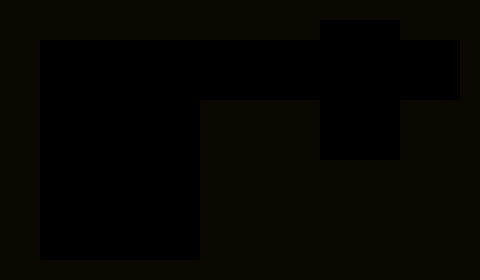

Tiled map render using the project's own tile images. Description and the whole map definition, tile-layer contents included, below:
An orthogonal 24x14 tile map with 20x20 px tiles, 3 tile layers (tilesbg, tiles, ooze) and 3 objects (player, goal, sign).

<map version="1.0" orientation="orthogonal" renderorder="right-down" width="24" height="14" tilewidth="20" tileheight="20" nextobjectid="7">
 <tileset firstgid="1" name="tilesnew" tilewidth="20" tileheight="20" tilecount="200">
  <image source="../images/tilesnew.png" width="200" height="400" />
  <terraintypes>
   <terrain name="terrain" tile="-1" />
   <terrain name="Stone" tile="84" />
   <terrain name="Black" tile="94" />
  </terraintypes>
  <tile id="0" terrain="2,2,2,2" />
  <tile id="5" terrain="2,2,2,1" />
  <tile id="6" terrain="2,2,1,1" />
  <tile id="7" terrain="2,2,1,2" />
  <tile id="8" terrain="1,1,1,2" />
  <tile id="9" terrain="1,1,2,1" />
  <tile id="15" terrain="2,1,2,1" />
  <tile id="16" terrain="1,1,1,1" />
  <tile id="17" terrain="1,2,1,2" />
  <tile id="18" terrain="1,2,1,1" />
  <tile id="19" terrain="2,1,1,1" />
  <tile id="25" terrain="2,1,2,2" />
  <tile id="26" terrain="1,1,2,2" />
  <tile id="27" terrain="1,2,2,2" />
 </tileset>
 <layer name="tilesbg" width="24" height="14">
  <data encoding="csv">
0,0,0,0,0,0,0,0,0,0,0,0,0,0,0,0,0,0,0,0,0,0,0,0,
0,0,0,0,0,0,0,0,0,0,0,0,0,0,0,0,0,0,0,0,0,0,0,0,
0,0,0,0,0,0,0,0,0,0,0,0,0,0,0,0,0,0,0,0,0,0,0,0,
0,0,0,0,0,0,0,0,0,0,0,0,0,0,0,0,0,0,0,0,0,0,0,0,
0,0,0,0,0,0,0,0,0,0,0,0,0,0,0,0,0,0,0,0,0,0,0,0,
0,0,0,0,0,0,0,0,0,0,0,0,0,0,0,0,0,0,0,0,0,0,0,0,
0,0,0,0,0,0,0,0,0,0,0,0,0,0,0,0,0,0,0,0,0,0,0,0,
0,0,0,0,0,0,0,0,0,0,0,0,0,0,0,0,0,0,0,0,0,0,0,0,
0,0,0,0,0,0,0,0,0,0,0,0,0,0,0,0,0,0,0,0,0,0,0,0,
0,0,0,0,0,0,0,0,0,0,0,0,0,0,0,0,0,0,0,0,0,0,0,0,
0,0,0,0,0,0,0,0,0,0,0,0,0,0,0,0,0,0,0,0,0,0,0,0,
0,0,0,0,0,0,0,0,0,0,0,0,0,0,0,0,0,0,0,0,0,0,0,0,
0,0,0,0,0,0,0,0,0,0,0,0,0,0,0,0,0,0,0,0,0,0,0,0,
0,0,0,0,0,0,0,0,0,0,0,0,0,0,0,0,0,0,0,0,0,0,0,0
</data>
 </layer>
 <layer name="tiles" width="24" height="14">
  <data encoding="csv">
1,1,1,1,1,1,1,1,1,1,1,1,1,1,1,1,1,1,1,1,1,1,1,1,
1,1,1,1,1,1,1,1,1,1,1,1,1,1,1,1,0,0,0,0,1,1,1,1,
1,1,0,0,0,0,0,0,0,0,0,0,0,0,0,0,0,0,0,0,0,0,0,1,
1,1,0,0,0,0,0,0,0,0,0,0,0,0,0,0,0,0,0,0,0,0,0,1,
1,1,0,0,0,0,0,0,0,0,0,0,0,0,0,0,0,0,0,0,0,0,0,1,
1,1,0,0,0,0,0,0,0,0,1,1,1,1,1,1,0,0,0,0,1,1,1,1,
1,1,0,0,0,0,0,0,0,0,1,1,1,1,1,1,0,0,0,0,1,1,1,1,
1,1,0,0,0,0,0,0,0,0,1,1,1,1,1,1,0,0,0,0,1,1,1,1,
1,1,0,0,0,0,0,0,0,0,1,1,1,1,1,1,1,1,1,1,1,1,1,1,
1,1,0,0,0,0,0,0,0,0,1,1,1,1,1,1,1,1,1,1,1,1,1,1,
1,1,0,0,0,0,0,0,0,0,1,1,1,1,1,1,1,1,1,1,1,1,1,1,
1,1,0,0,0,0,0,0,0,0,1,1,1,1,1,1,1,1,1,1,1,1,1,1,
1,1,0,0,0,0,0,0,0,0,1,1,1,1,1,1,1,1,1,1,1,1,1,1,
1,1,1,1,1,1,1,1,1,1,1,1,1,1,1,1,1,1,1,1,1,1,1,1
</data>
 </layer>
 <layer name="ooze" width="24" height="14">
  <data encoding="csv">
0,0,0,0,0,0,0,0,0,0,0,0,0,0,0,0,0,0,0,0,0,0,0,0,
0,0,0,0,0,0,0,0,0,0,0,0,0,0,0,0,0,0,0,0,0,0,0,0,
0,0,0,0,0,0,0,0,0,0,0,0,0,0,0,0,0,0,0,0,0,0,0,0,
0,0,0,0,0,0,0,0,0,0,0,0,0,0,0,0,0,0,0,0,0,0,0,0,
0,0,0,0,0,0,0,0,0,0,0,0,0,0,0,0,0,0,0,0,0,0,0,0,
0,0,0,0,0,0,0,0,0,0,0,0,0,0,0,0,0,0,0,0,0,0,0,0,
0,0,0,0,0,0,0,0,0,0,0,0,0,0,0,0,0,0,0,0,0,0,0,0,
0,0,0,0,0,0,0,0,0,0,0,0,0,0,0,0,0,0,0,0,0,0,0,0,
0,0,0,0,0,0,0,0,0,0,0,0,0,0,0,0,0,0,0,0,0,0,0,0,
0,0,0,0,0,0,0,0,0,0,0,0,0,0,0,0,0,0,0,0,0,0,0,0,
0,0,0,0,0,0,0,0,0,0,0,0,0,0,0,0,0,0,0,0,0,0,0,0,
0,0,0,0,0,0,0,0,0,0,0,0,0,0,0,0,0,0,0,0,0,0,0,0,
0,0,0,0,0,0,0,0,0,0,0,0,0,0,0,0,0,0,0,0,0,0,0,0,
0,0,0,0,0,0,0,0,0,0,0,0,0,0,0,0,0,0,0,0,0,0,0,0
</data>
 </layer>
 <objectgroup name="Objects">
  <object id="1" name="player" type="player" x="60" y="220" width="20" height="40" />
  <object id="2" name="goal" type="goal" x="420" y="60" width="20" height="40" />
  <object id="6" name="sign" type="sign" x="140" y="240" width="20" height="20">
   <properties>
    <property name="text" value="One rocket can't quite make this jump $alone$...\n\nYou just need an extra little boost to reach the top! Shoot the wall on the way up!" />
   </properties>
  </object>
 </objectgroup>
</map>
